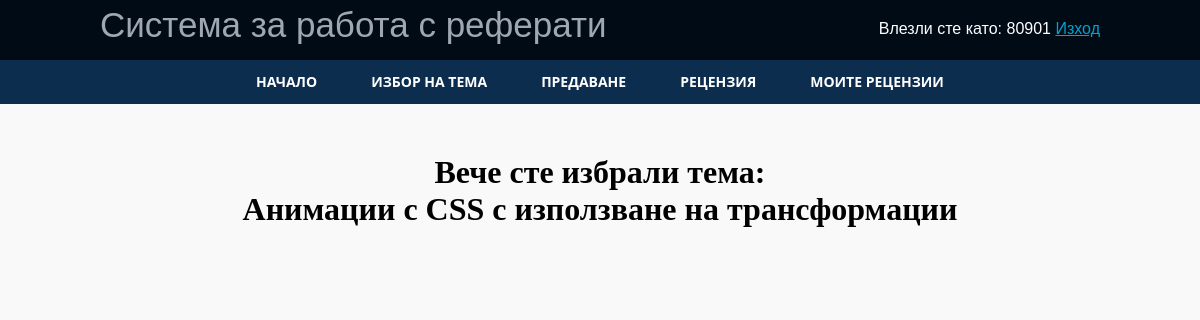
Page /www-project/subject-select.php (signed in) on the committed database.
### tables this page shows
CREATE TABLE `users` (
  `id` int(11) NOT NULL,
  `email` varchar(80) NOT NULL,
  `username` varchar(50) NOT NULL,
  `password` char(41) NOT NULL
);

CREATE TABLE `refs` (
  `id` int(11) NOT NULL,
  `title` varchar(255) NOT NULL,
  `description` varchar(255) DEFAULT NULL,
  `is_free` tinyint(1) DEFAULT '1',
  `user_id` int(11) DEFAULT NULL
);

### www-project/subject-select.php (the view, shortened to what this page needs)
<?php
$res = mysql_query("SELECT * FROM users WHERE id=" . $_SESSION['user']);
$userRow = mysql_fetch_array($res);
$haschosenq = mysql_query("SELECT * FROM refs WHERE user_id=" . $_SESSION['user']);
$refsq = mysql_query("SELECT * FROM refs");
include_once 'templates/page.php';
?>
<?php if (mysql_num_rows($haschosenq) == 0){?>
<form method='post'>
    <table class="deftable">
        <tr>
            <th>ID</th>
            <th>Тема</th>
            <th>Описание</th>
            <th>Избор</th>
        </tr>
        <?php
        while ($row = mysql_fetch_assoc($refsq)) {
            echo "
    <tr>
        <td>$row[id]</td>
        <td>$row[title]</td>
        <td>$row[description]</td>
        <td>";
            if ($row['is_free']) {
            echo "<input type='radio' name='subj' value='$row[id]'/>";
        }
        echo "</td>
    </tr>
    ";
        }
        ?>
    </table>
    <div class="btnwrap">
        <button class="button" type="submit" name="btn-subj-smbt">Избор</button>
    </div>
    <p><?php echo $_SESSION['user'];?></p>
</form>
<?php } else {
    $selectedtheme = mysql_fetch_array($haschosenq);?>
    <h1 style="text-align: center; margin: 30px;">Вече сте избрали тема: </br> <?php echo $selectedtheme['title'];?></h1>
</body>
</html>
<?php }?>

### www-project/templates/page.php (shortened to what this page needs)
<html>
<head>
<link rel="stylesheet" href="css/style.css" type="text/css"/>
</head>
<body>
<div id="header">
    <div id="left">
        <label>Система за работа с реферати</label>
    </div>
    <div id="right">
        <div id="content">
            Влезли сте като: <?php echo $userRow['username']; ?>&nbsp;<a href="logout.php?logout">Изход</a>
        </div>
    </div>
</div>
<div id='cssmenu' align="center">
    <ul>
        <li><a href="home.php"><span>Начало</span></a></li>
        <li><a href="subject-select.php"><span>Избор на тема</span></a></li>
        <li class='last'><a href='submit-file.php'><span>Предаване</span></a></li>
        <li><a href="write-review.php"><span>Рецензия</span></a></li>
        <li><a href="my-reviews.php"><span>Моите рецензии</span></a></li>
    </ul>
</div>

### www-project/css/style.css (style rules this page uses)
h1, h2, h3 { padding-top: 20px; }
body { background-color: #f9f9f9; font-family: HelveticaNeueCyr; }
* { margin: 0; padding: 0; }
#header { width: 100%; height: 60px; background: #000b16; color: #9fa8b0; font-family: Verdana, Geneva, sans-serif; }
#header #left { float: left; position: relative; }
#header #left label { position: relative; top: 5px; left: 100px; font-size: 35px; }
#header #right { float: right; position: relative; }
#header #right #content { position: relative; top: 20px; right: 100px; color: #fff; }
#header #right #content a { color: #00a2d1; }
#cssmenu { background: #0c2d4e; width: auto; }
#cssmenu ul { list-style: none; margin: 0; padding: 0; line-height: 1; display: block; zoom: 1; }
#cssmenu ul:after { content: " "; display: block; font-size: 0; height: 0; clear: both; visibility: hidden; }
#cssmenu ul li { display: inline-block; padding: 0; margin: 0; }
#cssmenu ul li a { color: #ffffff; text-decoration: none; display: block; padding: 15px 25px; font-family: 'Open Sans', sans-serif; font-weight: 700; text-transform: uppercase; font-size: 14px; position: relative; -webkit-transition: color .25s; -moz-transition: color .25s; -ms-transition: color .25s; -o-transition: color .25s; transition: color .25s; }

### rows in the picture
users: username "80901"
refs: title "Анимации с CSS с използване на трансформации"
